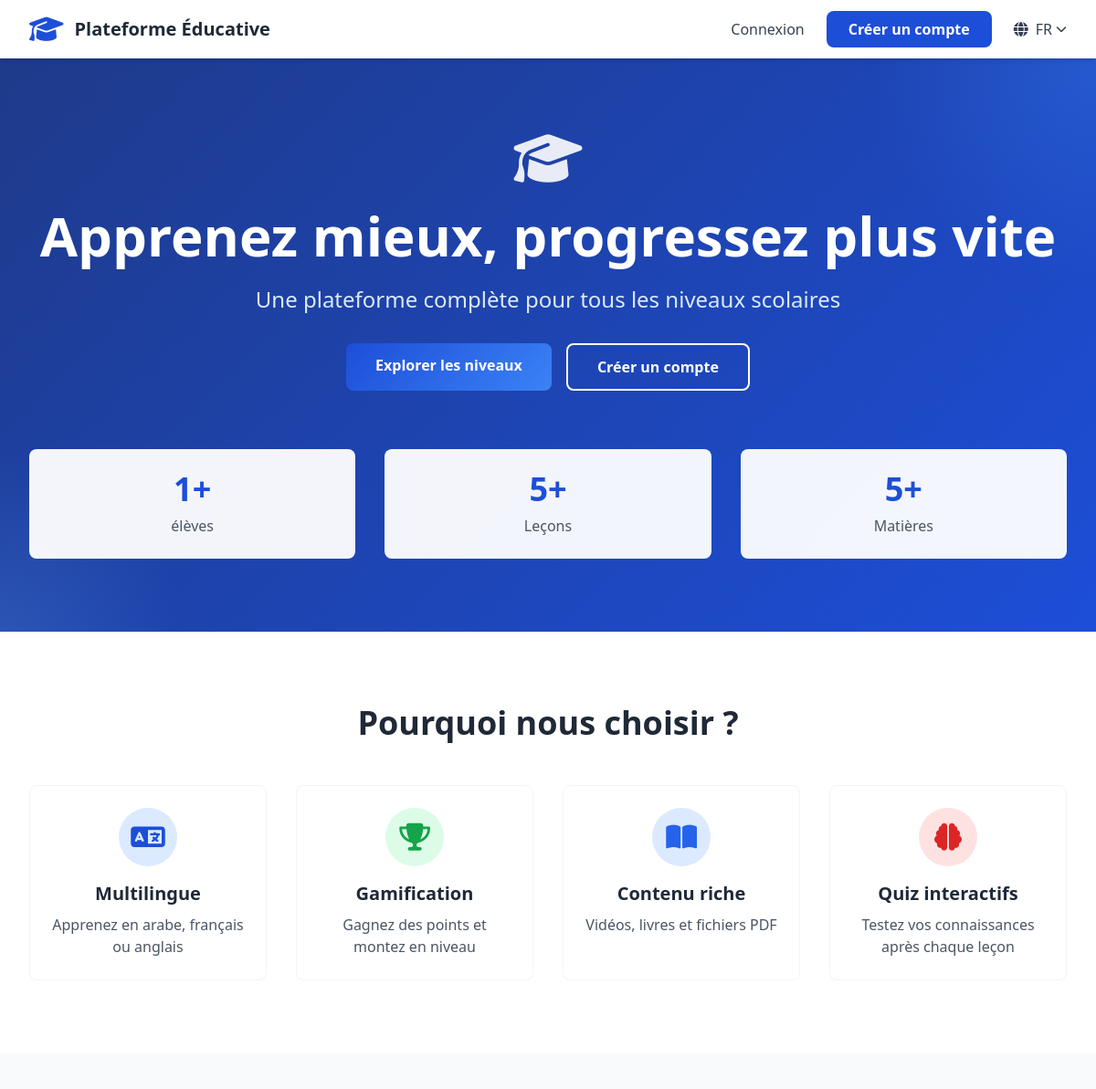
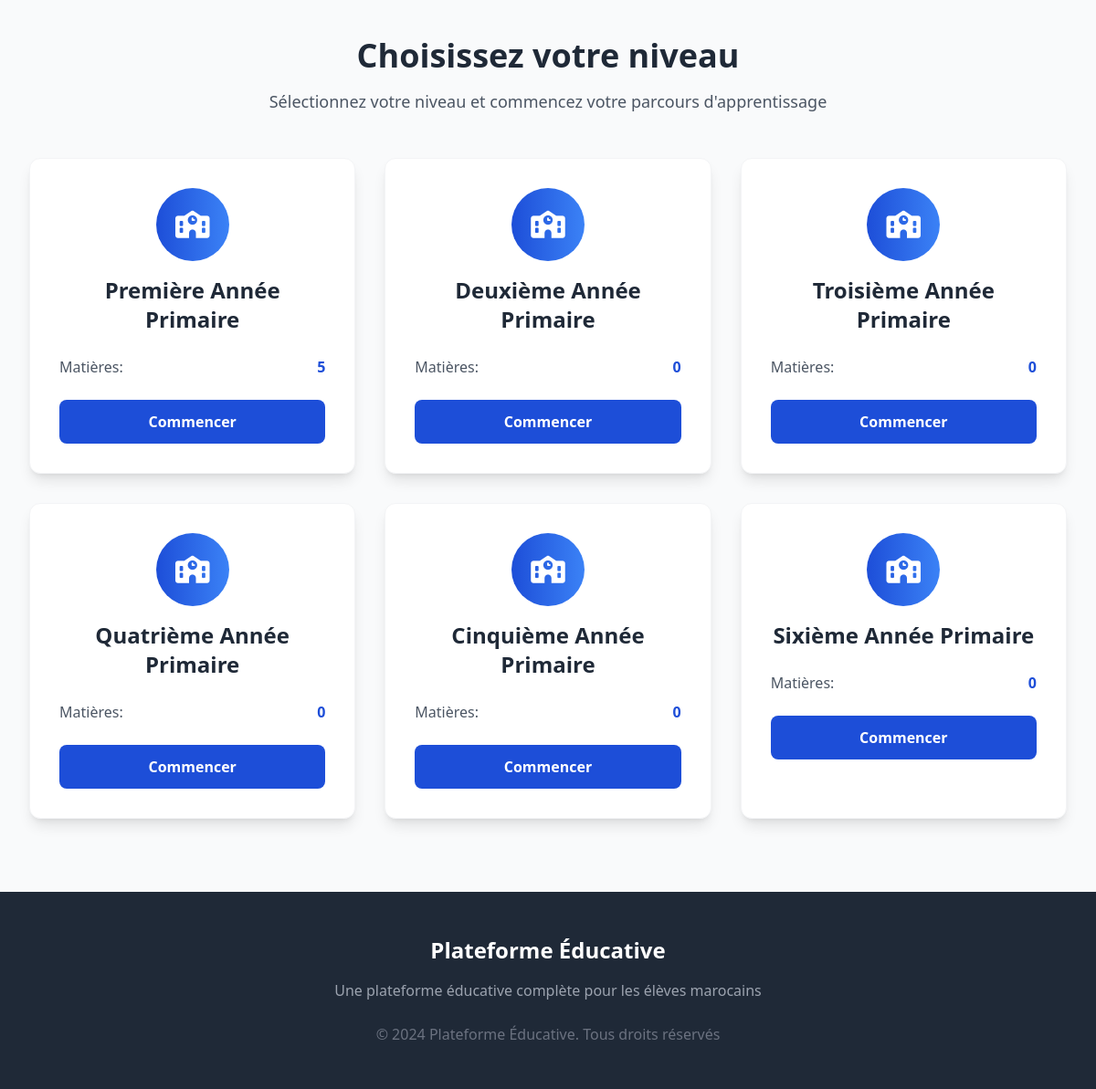
The page / on the database its author committed (2 pictures, top to bottom).
### tables this page shows
CREATE TABLE `levels` (
  `id` int(11) NOT NULL AUTO_INCREMENT,
  `name_ar` varchar(100) NOT NULL,
  `name_fr` varchar(100) NOT NULL,
  `name_en` varchar(100) NOT NULL,
  `description_ar` text,
  `description_fr` text,
  `description_en` text,
  `display_order` int(11) NOT NULL DEFAULT 0,
  `is_active` tinyint(1) NOT NULL DEFAULT 1,
  `created_at` timestamp NOT NULL DEFAULT CURRENT_TIMESTAMP,
  `updated_at` timestamp NOT NULL DEFAULT CURRENT_TIMESTAMP ON UPDATE CURRENT_TIMESTAMP,
  PRIMARY KEY (`id`),
  KEY `display_order` (`display_order`),
  KEY `is_active` (`is_active`)
);

### includes/functions.php (called while the page is built, shortened)
<?php
function getCurrentLang(): string
{
    $lang = $_SESSION['lang'] ?? DEFAULT_LANG;
    return in_array($lang, AVAILABLE_LANGS, true) ? $lang : DEFAULT_LANG;
}
function getDirection(): string
{
    return getCurrentLang() === 'ar' ? 'rtl' : 'ltr';
}
function loadLanguage(?string $lang = null): array
{
    $lang = $lang ?? getCurrentLang();
    $file = LANG_DIR . $lang . '.json';
    $json = file_get_contents($file);
    $data = json_decode($json, true);
    return is_array($data) ? $data : [];
}
function t(string $key): string
{
    static $translations = null;
    if ($translations === null) {
        $translations = loadLanguage();
    }
    return $translations[$key] ?? $key;
}
function isLoggedIn(): bool
{
    return !empty($_SESSION['user_id']);
}

### includes/db.php (called while the page is built, shortened)
<?php
$db = null;
function db_connect(): PDO
{
    global $db;
    if ($db !== null) {
        return $db;
    }
    $maxRetries = 3;
    $retryDelay = 2;
    for ($attempt = 1; $attempt <= $maxRetries; $attempt++) {
        try {
            $dsn = sprintf(
                'mysql:host=%s;dbname=%s;charset=%s',
                DB_HOST,
                DB_NAME,
                DB_CHARSET ?? 'utf8mb4'
            );
            $options = [
                PDO::ATTR_ERRMODE            => PDO::ERRMODE_EXCEPTION,
                PDO::ATTR_DEFAULT_FETCH_MODE => PDO::FETCH_ASSOC,
                PDO::ATTR_EMULATE_PREPARES   => false,
                PDO::ATTR_TIMEOUT            => 10,
                PDO::MYSQL_ATTR_INIT_COMMAND => sprintf(
                    "SET NAMES %s COLLATE %s_unicode_ci",
                    DB_CHARSET ?? 'utf8mb4',
                    DB_CHARSET ?? 'utf8mb4'
                ),
            ];
            $db = new PDO($dsn, DB_USER, DB_PASS, $options);
            $db->query('SELECT 1');
            return $db;
        } catch (PDOException $e) {
            $lastError = $e;
            $errorMsg = sprintf(
                "[DB] Connection attempt %d/%d failed. Host: %s, DB: %s, User: %s, Error: %s",
                $attempt,
                $maxRetries,
                DB_HOST,
                DB_NAME,
                DB_USER,
                $e->getMessage()
            );
            error_log($errorMsg);
            $errorCode = $e->getCode();
            $errorMessage = $e->getMessage();
            if (
                $errorCode === 1045 ||
                strpos($errorMessage, 'Access denied') !== false ||
                strpos($errorMessage, 'Unknown database') !== false
            ) {
                break;
            }
            if ($attempt < $maxRetries) {
                sleep($retryDelay);
            }
        }
    }
    ?>
    <?php
    exit;
}
function db(): PDO
{
    return db_connect();
}
function db_row(string $sql, array $params = []): ?array
{
    $pdo = db_connect();
    $stmt = $pdo->prepare($sql);
    $stmt->execute($params);
    $result = $stmt->fetch(PDO::FETCH_ASSOC);
    return $result ?: null;
}
function db_all(string $sql, array $params = []): array
{
    $pdo = db_connect();
    $stmt = $pdo->prepare($sql);
    $stmt->execute($params);
    return $stmt->fetchAll(PDO::FETCH_ASSOC);
}

### index.php (the view, shortened to what this page needs)
<?php
require_once __DIR__ . '/includes/db.php';
require_once __DIR__ . '/includes/functions.php';
$currentLang = getCurrentLang();
$direction = getDirection();
try {
    $levels = db_all("SELECT * FROM levels ORDER BY display_order ASC");
    $stats = db_row("
        SELECT
            (SELECT COUNT(*) FROM users WHERE role = 'student') as total_students,
            (SELECT COUNT(*) FROM lessons WHERE is_published = 1) as total_lessons,
            (SELECT COUNT(*) FROM subjects) as total_subjects
    ");
} catch (Exception $e) {
    error_log('[INDEX] Database error: ' . $e->getMessage());
    $levels = [];
    $stats = ['total_students' => 0, 'total_lessons' => 0, 'total_subjects' => 0];
}
?>
<!DOCTYPE html>
<html lang="<?php echo $currentLang; ?>" dir="<?php echo $direction; ?>">
<head>
    <script src="https://cdn.tailwindcss.com"></script>
    <link rel="stylesheet" href="https://cdnjs.cloudflare.com/ajax/libs/font-awesome/6.4.0/css/all.min.css">
</head>
<body class="bg-white">
<nav class="bg-white shadow-md sticky top-0 z-50">
    <div class="max-w-7xl mx-auto px-4 sm:px-6 lg:px-8">
        <div class="flex justify-between items-center h-16">
            <div class="flex items-center">
                <i class="fas fa-graduation-cap text-3xl text-blue-700"></i>
                <span class="<?php echo $direction === 'rtl' ? 'mr-3' : 'ml-3'; ?> text-xl font-bold text-gray-800">
                    <?php echo t('app_name'); ?>
                </span>
            </div>
            <div class="hidden md:flex items-center space-x-6 <?php echo $direction === 'rtl' ? 'space-x-reverse' : ''; ?>">
                <?php if (isLoggedIn()): ?>
                    <?php if (in_array($_SESSION['user_role'] ?? '', ['admin', 'super_admin', 'staff'], true)): ?>
                        <a href="admin/dashboard.php" class="text-gray-700 hover:text-blue-700 transition font-medium">
                            <?php echo t('admin_panel'); ?>
                        </a>
                    <?php else: ?>
                        <a href="dashboard.php" class="text-gray-700 hover:text-blue-700 transition font-medium">
                            <?php echo t('dashboard'); ?>
                        </a>
                    <?php endif; ?>
                    <a href="logout.php" class="text-gray-700 hover:text-blue-700 transition font-medium">
                        <?php echo t('logout'); ?>
                    </a>
                <?php else: ?>
                    <a href="login.php" class="text-gray-700 hover:text-blue-700 transition font-medium">
                        <?php echo t('login'); ?>
                    </a>
                    <a href="register.php" class="bg-blue-700 text-white px-6 py-2 rounded-lg hover:bg-blue-800 transition font-semibold">
                        <?php echo t('register'); ?>
                    </a>
                <?php endif; ?>
                <div class="relative" x-data="{ open: false }">
                    <button @click="open = !open" class="flex items-center text-gray-700 hover:text-blue-700">
                        <i class="fas fa-globe"></i>
                        <span class="uppercase <?php echo $direction === 'rtl' ? 'mr-2' : 'ml-2'; ?>"><?php echo $currentLang; ?></span>
                        <i class="fas fa-chevron-down text-xs <?php echo $direction === 'rtl' ? 'mr-1' : 'ml-1'; ?>"></i>
                    </button>
                </div>
            </div>
        </div>
    </div>
</nav>
<section class="gradient-bg text-white py-20 relative">
    <div class="max-w-7xl mx-auto px-4 sm:px-6 lg:px-8 text-center relative z-10">
        <div class="float-icon mb-6">
            <i class="fas fa-graduation-cap text-6xl opacity-90"></i>
        </div>
        <h1 class="text-4xl md:text-6xl font-bold mb-6"><?php echo t('hero_title'); ?></h1>
        <p class="text-xl md:text-2xl mb-8 text-blue-100"><?php echo t('hero_subtitle'); ?></p>
        <div class="flex justify-center gap-4 flex-wrap">
            <a href="#levels" class="btn-primary px-8 py-3 rounded-lg font-semibold text-white">
                <?php echo t('hero_cta'); ?>
            </a>
            <?php if (!isLoggedIn()): ?>
            <a href="register.php" class="btn-outline px-8 py-3 rounded-lg font-semibold text-white">
                <?php echo t('register'); ?>
            </a>
            <?php endif; ?>
        </div>
        <div class="mt-16 grid grid-cols-1 md:grid-cols-3 gap-8">
            <div class="stat-card rounded-lg p-6 float-icon">
                <div class="text-4xl font-bold text-blue-700"><?php echo number_format($stats['total_students']); ?>+</div>
                <div class="text-gray-600 mt-2 font-medium"><?php echo t('students'); ?></div>
            </div>
            <div class="stat-card rounded-lg p-6 float-icon-slow">
                <div class="text-4xl font-bold text-blue-700"><?php echo number_format($stats['total_lessons']); ?>+</div>
                <div class="text-gray-600 mt-2 font-medium"><?php echo t('lessons'); ?></div>
            </div>
            <div class="stat-card rounded-lg p-6 float-icon">
                <div class="text-4xl font-bold text-blue-700"><?php echo number_format($stats['total_subjects']); ?>+</div>
                <div class="text-gray-600 mt-2 font-medium"><?php echo t('subjects'); ?></div>
            </div>
        </div>
    </div>
</section>
<section class="py-20 bg-white">
    <div class="max-w-7xl mx-auto px-4 sm:px-6 lg:px-8">
        <h2 class="text-3xl md:text-4xl font-bold text-center text-gray-800 mb-12">
            <?php echo t('features_title'); ?>
        </h2>
        <div class="grid grid-cols-1 md:grid-cols-4 gap-8">
            <div class="text-center card-hover rounded-lg p-6 border border-gray-100">
                <div class="bg-blue-100 w-16 h-16 rounded-full flex items-center justify-center mx-auto mb-4">
                    <i class="fas fa-language text-3xl text-blue-700"></i>
                </div>
                <h3 class="text-xl font-semibold text-gray-800 mb-2"><?php echo t('feature_multilang_title'); ?></h3>
                <p class="text-gray-600"><?php echo t('feature_multilang_desc'); ?></p>
            </div>
            <div class="text-center card-hover rounded-lg p-6 border border-gray-100">
                <div class="bg-green-100 w-16 h-16 rounded-full flex items-center justify-center mx-auto mb-4">
                    <i class="fas fa-trophy text-3xl text-green-600"></i>
                </div>
                <h3 class="text-xl font-semibold text-gray-800 mb-2"><?php echo t('feature_gamification_title'); ?></h3>
                <p class="text-gray-600"><?php echo t('feature_gamification_desc'); ?></p>
            </div>
            <div class="text-center card-hover rounded-lg p-6 border border-gray-100">
                <div class="bg-blue-100 w-16 h-16 rounded-full flex items-center justify-center mx-auto mb-4">
                    <i class="fas fa-book-open text-3xl text-blue-600"></i>
                </div>
                <h3 class="text-xl font-semibold text-gray-800 mb-2"><?php echo t('feature_content_title'); ?></h3>
                <p class="text-gray-600"><?php echo t('feature_content_desc'); ?></p>
            </div>
            <div class="text-center card-hover rounded-lg p-6 border border-gray-100">
                <div class="bg-red-100 w-16 h-16 rounded-full flex items-center justify-center mx-auto mb-4">
                    <i class="fas fa-brain text-3xl text-red-600"></i>
                </div>
                <h3 class="text-xl font-semibold text-gray-800 mb-2"><?php echo t('feature_quizzes_title'); ?></h3>
                <p class="text-gray-600"><?php echo t('feature_quizzes_desc'); ?></p>
            </div>
        </div>
    </div>
</section>
<section id="levels" class="py-20 bg-gray-50">
    <div class="max-w-7xl mx-auto px-4 sm:px-6 lg:px-8">
        <h2 class="text-3xl md:text-4xl font-bold text-center text-gray-800 mb-4">
            <?php echo t('choose_level'); ?>
        </h2>
        <p class="text-center text-gray-600 mb-12 text-lg">
            <?php echo t('select_your_level_desc'); ?>
        </p>
        <div class="grid grid-cols-1 md:grid-cols-3 gap-8">
            <?php foreach ($levels as $level): ?>
            <a href="register.php?level=<?php echo $level['id']; ?>"
               class="block bg-white rounded-xl shadow-lg overflow-hidden card-hover border border-gray-100">
                <div class="p-8">
                    <div class="text-center mb-6">
                        <div class="bg-gradient-to-r from-blue-700 to-blue-500 w-20 h-20 rounded-full flex items-center justify-center mx-auto mb-4 float-icon">
                            <i class="fas fa-school text-3xl text-white"></i>
                        </div>
                        <h3 class="text-2xl font-bold text-gray-800">
                            <?php echo $level['name_' . $currentLang]; ?>
                        </h3>
                    </div>
                    <?php
                    $subjectStmt = db()->prepare("SELECT COUNT(*) as count FROM subjects WHERE level_id = ?");
                    $subjectStmt->execute([$level['id']]);
                    $subjectCount = $subjectStmt->fetch()['count'];
                    ?>
                    <div class="space-y-3 text-gray-600 mb-6">
                        <div class="flex items-center justify-between">
                            <span><?php echo t('subjects'); ?>:</span>
                            <span class="font-semibold text-blue-700"><?php echo $subjectCount; ?></span>
                        </div>
                    </div>
                    <div class="bg-blue-700 text-white text-center py-3 rounded-lg font-semibold hover:bg-blue-800 transition">
                        <?php echo t('start_learning'); ?>
                    </div>
                </div>
            </a>
            <?php endforeach; ?>
        </div>
    </div>
</section>
<footer class="bg-gray-800 text-white py-12">
    <div class="max-w-7xl mx-auto px-4 sm:px-6 lg:px-8">
        <div class="text-center">
            <h3 class="text-2xl font-bold mb-4"><?php echo t('app_name'); ?></h3>
            <p class="text-gray-400 mb-6"><?php echo t('footer_description'); ?></p>
            <p class="text-gray-500">&copy; 2024 <?php echo t('app_name'); ?>. <?php echo t('all_rights_reserved'); ?></p>
        </div>
    </div>
</footer>
</body>
</html>

### index.php (style rules this page uses)
.gradient-bg { background: linear-gradient(135deg, #1e3a8a 0%, #1d4ed8 100%); position: relative; overflow: hidden; }
.gradient-bg::before { content: ''; position: absolute; width: 500px; height: 500px; border-radius: 50%; background: radial-gradient(circle, rgba(59,130,246,0.3) 0%, transparent 70%); top: -250px; right: -250px; animation: pulse-glow 8s ease-in-out infinite; }
.gradient-bg::after { content: ''; position: absolute; width: 400px; height: 400px; border-radius: 50%; background: radial-gradient(circle, rgba(96,165,250,0.2) 0%, transparent 70%); bottom: -200px; left: -200px; animation: pulse-glow 6s ease-in-out infinite 2s; }
.float-icon { animation: float 6s ease-in-out infinite; }
.float-icon-slow { animation: floatSlow 8s ease-in-out infinite; }
.card-hover { transition: all 0.3s ease; background: white; }
.stat-card { background: rgba(255,255,255,0.95); backdrop-filter: blur(10px); }
.btn-primary { background: linear-gradient(135deg, #1d4ed8, #3b82f6); transition: all 0.3s ease; }
.btn-outline { border: 2px solid white; transition: all 0.3s ease; }

### rows shown on the page
levels: name_fr "Première Année Primaire", subjectCount "5"
levels: name_fr "Deuxième Année Primaire", subjectCount "0"
levels: name_fr "Troisième Année Primaire", subjectCount "0"
levels: name_fr "Quatrième Année Primaire", subjectCount "0"
levels: name_fr "Cinquième Année Primaire", subjectCount "0"
levels: name_fr "Sixième Année Primaire", subjectCount "0"

### other values the page prints
t('app_name') "Plateforme Éducative"
t('login') "Connexion"
t('register') "Créer un compte"
$currentLang "FR"
t('hero_title') "Apprenez mieux, progressez plus vite"
t('hero_subtitle') "Une plateforme complète pour tous les niveaux scolaires"
t('hero_cta') "Explorer les niveaux"
$stats['total_students'] "1"
t('students') "élèves"
$stats['total_lessons'] "5"
t('lessons') "Leçons"
$stats['total_subjects'] "5"
t('subjects') "Matières"
t('features_title') "Pourquoi nous choisir ?"
t('feature_multilang_title') "Multilingue"
